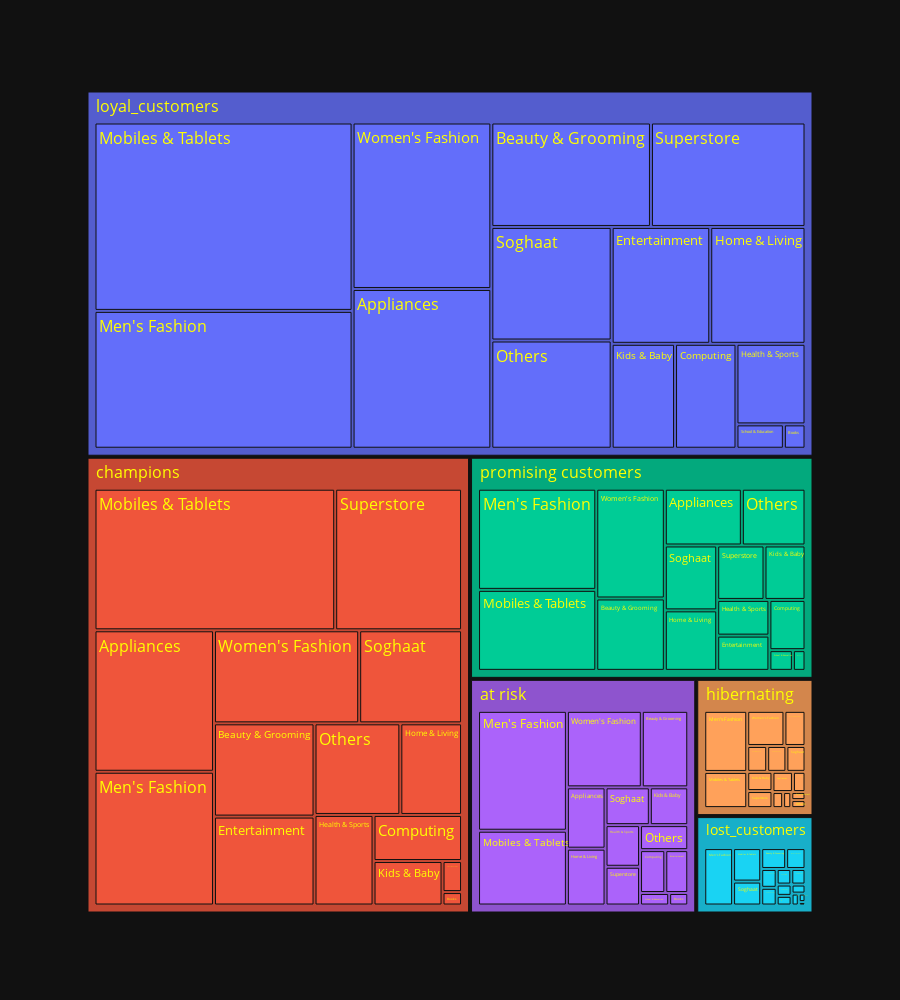

The notebook cell saved with this chart:
### Markdown cell above
#### 3.2 Cluster Wise

### Code cell
fig = px.treemap(df, 
                 path=['cluster','category'], template='plotly_dark', height=1000)
fig.update_traces(textfont_color='yellow', textfont_size=16, selector=dict(type='treemap'))
fig.show()

### Figure 1 — Plotly figure (JSON) as saved in the notebook; plotly's stock layout.template omitted (floating-point values rounded to 4 significant figures)
{"data": [{"branchvalues": "total", "domain": {"x": [0, 1], "y": [0, 1]}, "hovertemplate": "labels=%{label}<br>count=%{value}<br>parent=%{parent}<br>id=%{id}<extra></extra>", "ids": ["at risk/Appliances", "champions/Appliances", "hibernating/Appliances", "lost_customers/Appliances", "loyal_customers/Appliances", "promising customers/Appliances", "at risk/Beauty & Grooming", "champions/Beauty & Grooming", "hibernating/Beauty & Grooming", "lost_customers/Beauty & Grooming", "loyal_customers/Beauty & Grooming", "promising customers/Beauty & Grooming", "at risk/Books", "champions/Books", "hibernating/Books", "lost_customers/Books", "loyal_customers/Books", "promising customers/Books", "at risk/Computing", "champions/Computing", "hibernating/Computing", "lost_customers/Computing", "loyal_customers/Computing", "promising customers/Computing", "at risk/Entertainment", "champions/Entertainment", "hibernating/Entertainment", "lost_customers/Entertainment", "loyal_customers/Entertainment", "promising customers/Entertainment", "at risk/Health & Sports", "champions/Health & Sports", "hibernating/Health & Sports", "lost_customers/Health & Sports", "loyal_customers/Health & Sports", "promising customers/Health & Sports", "at risk/Home & Living", "champions/Home & Living", "hibernating/Home & Living", "lost_customers/Home & Living", "loyal_customers/Home & Living", "promising customers/Home & Living", "at risk/Kids & Baby", "champions/Kids & Baby", "hibernating/Kids & Baby", "lost_customers/Kids & Baby", "loyal_customers/Kids & Baby", "promising customers/Kids & Baby", "at risk/Men's Fashion", "champions/Men's Fashion", "hibernating/Men's Fashion", "lost_customers/Men's Fashion", "loyal_customers/Men's Fashion", "promising customers/Men's Fashion", "at risk/Mobiles & Tablets", "champions/Mobiles & Tablets", "hibernating/Mobiles & Tablets", "lost_customers/Mobiles & Tablets", "loyal_customers/Mobiles & Tablets", "promising customers/Mobiles & Tablets", "at risk/Others", "champions/Others", "hibernating/Others", "lost_customers/Others", "loyal_customers/Others", "promising customers/Others", "at risk/School & Education", "champions/School & Education", "hibernating/School & Education", "lost_customers/School & Education", "loyal_customers/School & Education", "promising customers/School & Education", "at risk/Soghaat", "champions/Soghaat", "hibernating/Soghaat", "lost_customers/Soghaat", "loyal_customers/Soghaat", "promising customers/Soghaat", "at risk/Superstore", "champions/Superstore", "hibernating/Superstore", "lost_customers/Superstore", "loyal_customers/Superstore", "promising customers/Superstore", "at risk/Women's Fashion", "champions/Women's Fashion", "hibernating/Women's Fashion", "lost_customers/Women's Fashion", "loyal_customers/Women's Fashion", "promising customers/Women's Fashion", "at risk", "champions", "hibernating", "lost_customers", "loyal_customers", "promising customers"], "labels": ["Appliances", "Appliances", "Appliances", "Appliances", "Appliances", "Appliances", "Beauty & Grooming", "Beauty & Grooming", "Beauty & Grooming", "Beauty & Grooming", "Beauty & Grooming", "Beauty & Grooming", "Books", "Books", "Books", "Books", "Books", "Books", "Computing", "Computing", "Computing", "Computing", "Computing", "Computing", "Entertainment", "Entertainment", "Entertainment", "Entertainment", "Entertainment", "Entertainment", "Health & Sports", "Health & Sports", "Health & Sports", "Health & Sports", "Health & Sports", "Health & Sports", "Home & Living", "Home & Living", "Home & Living", "Home & Living", "Home & Living", "Home & Living", "Kids & Baby", "Kids & Baby", "Kids & Baby", "Kids & Baby", "Kids & Baby", "Kids & Baby", "Men's Fashion", "Men's Fashion", "Men's Fashion", "Men's Fashion", "Men's Fashion", "Men's Fashion", "Mobiles & Tablets", "Mobiles & Tablets", "Mobiles & Tablets", "Mobiles & Tablets", "Mobiles & Tablets", "Mobiles & Tablets", "Others", "Others", "Others", "Others", "Others", "Others", "School & Education", "School & Education", "School & Education", "School & Education", "School & Education", "School & Education", "Soghaat", "Soghaat", "Soghaat", "Soghaat", "Soghaat", "Soghaat", "Superstore", "Superstore", "Superstore", "Superstore", "Superstore", "Superstore", "Women's Fashion", "Women's Fashion", "Women's Fashion", "Women's Fashion", "Women's Fashion", "Women's Fashion", "at risk", "champions", "hibernating", "lost_customers", "loyal_customers", "promising customers"], "name": "", "parents": ["at risk", "champions", "hibernating", "lost_customers", "loyal_customers", "promising customers", "at risk", "champions", "hibernating", "lost_customers", "loyal_customers", "promising customers", "at risk", "champions", "hibernating", "lost_customers", "loyal_customers", "promising customers", "at risk", "champions", "hibernating", "lost_customers", "loyal_customers", "promising customers", "at risk", "champions", "hibernating", "lost_customers", "loyal_customers", "promising customers", "at risk", "champions", "hibernating", "lost_customers", "loyal_customers", "promising customers", "at risk", "champions", "hibernating", "lost_customers", "loyal_customers", "promising customers", "at risk", "champions", "hibernating", "lost_customers", "loyal_customers", "promising customers", "at risk", "champions", "hibernating", "lost_customers", "loyal_customers", "promising customers", "at risk", "champions", "hibernating", "lost_customers", "loyal_customers", "promising customers", "at risk", "champions", "hibernating", "lost_customers", "loyal_customers", "promising customers", "at risk", "champions", "hibernating", "lost_customers", "loyal_customers", "promising customers", "at risk", "champions", "hibernating", "lost_customers", "loyal_customers", "promising customers", "at risk", "champions", "hibernating", "lost_customers", "loyal_customers", "promising customers", "at risk", "champions", "hibernating", "lost_customers", "loyal_customers", "promising customers", "", "", "", "", "", ""], "textfont": {"color": "yellow", "size": 16}, "type": "treemap", "values": [2964, 18637, 652, 239, 24530, 5391, 4443, 10335, 1165, 986, 18447, 6118, 298, 289, 270, 108, 583, 322, 1354, 4496, 399, 319, 7133, 2236, 1232, 9855, 180, 44, 12747, 2267, 1795, 5891, 813, 551, 6154, 2298, 2745, 6232, 783, 518, 12319, 3907, 1816, 3384, 762, 419, 7358, 2751, 13322, 17620, 4137, 3135, 39361, 14746, 8309, 37563, 2450, 1784, 53795, 11809, 1507, 8665, 179, 162, 14410, 4454, 455, 667, 207, 272, 1277, 600, 2094, 10552, 779, 1275, 15120, 4191, 1671, 19796, 678, 431, 17860, 3175, 7164, 14896, 2058, 765, 25561, 9277, 51169, 168878, 15512, 11008, 256655, 73542]}], "layout": {"height": 1000, "legend": {"tracegroupgap": 0}, "margin": {"t": 60}}}
